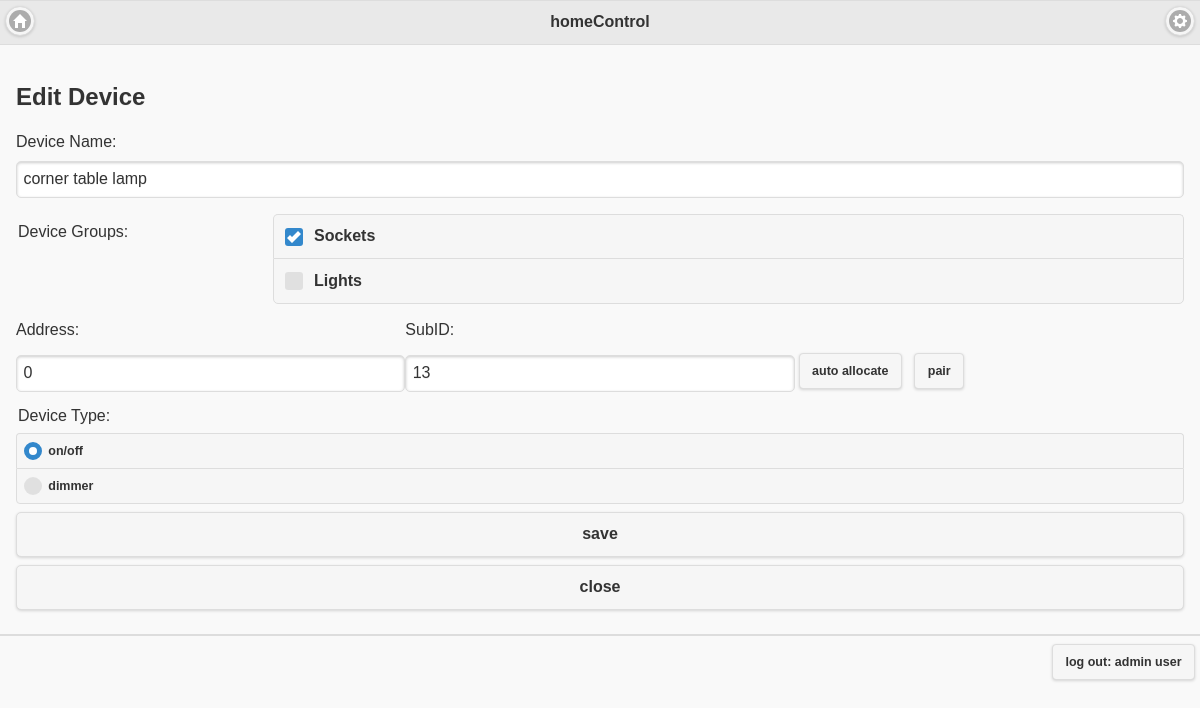
Page /edit/device/1 (signed in) on the earlier database version.
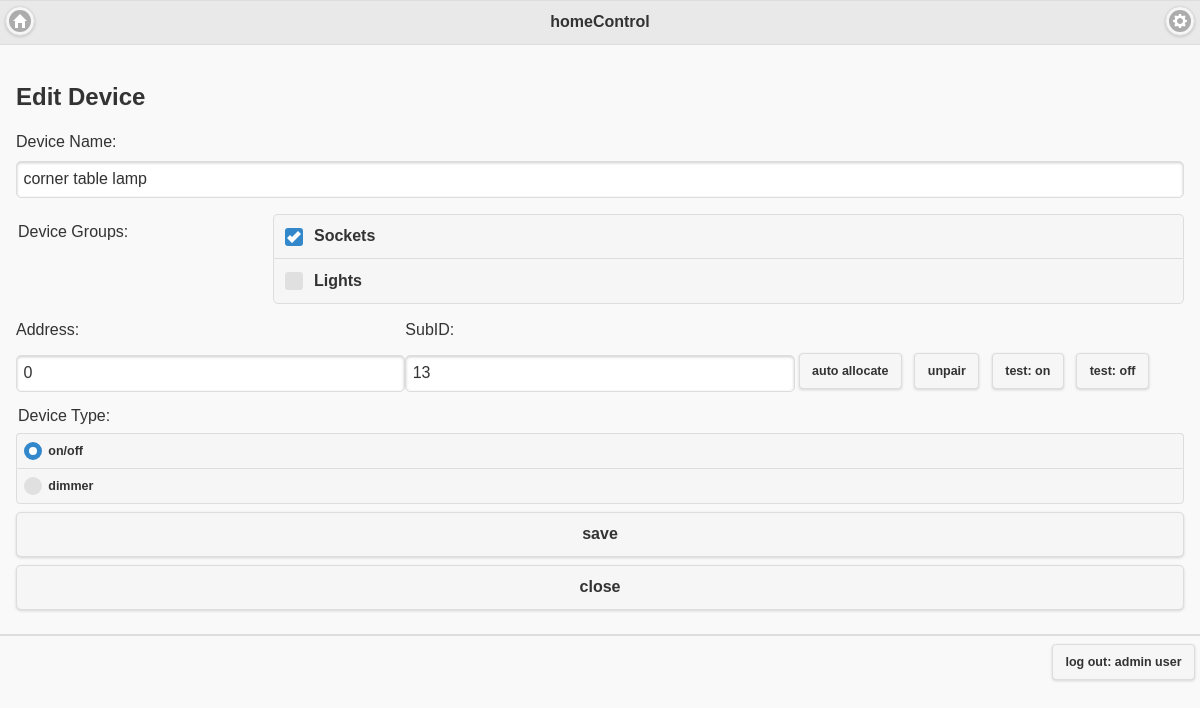
Same page on the later database version.
### tables this page shows
CREATE TABLE devices (
    device_id integer primary key autoincrement,
    devicename text not null,
    deviceaddress integer not null,
    devicesubid int not null,
    paired int not null,
    devicetype text not null
);

CREATE TABLE devicegroups (
    devicegroup_id integer primary key autoincrement,
    devicegroupname text not null
);

CREATE TABLE users (
    user_id integer primary key autoincrement,
    user_name text not null,
    password text not null,
    first_name text not null,
    last_name text not null,
    user_group_id integer
);

### homecontrol.py (the view)
@app.route('/edit/<item>/<id>')
def edit(item, id):
    if isloggedin() == True:
        db = get_db()
        uf = userfactory.Userfactory()
        user = uf.getuser(db, session['currentuserid'])
        item = item.lower()
        if item == 'room':
            rgf = roomgroupfactory.Roomgroupfactory()
            roomgroups = rgf.getroomgroups(db)
            rf = roomfactory.RoomFactory()
            room = rf.get_room(db, id)
            df = devicefactory.DeviceFactory()
            available_devices = df.get_available_devices(db, room)
            return render_template('addeditroom.html', user=user, roomgroups=roomgroups, room=room,
                                   available_devices=available_devices)
        elif item == 'roomgroup':
            pass
        elif item == 'device':
            dgf = devicegroupfactory.DeviceGroupFactory()
            devicegroups = dgf.get_devicegroups(db)
            df = devicefactory.DeviceFactory()
            device = df.get_device(db, id)
            return render_template('addeditdevice.html', user=user, devicegroups=devicegroups, device=device)
        elif item == 'user':
            edituser = uf.getuser(db, id)
            return render_template('addedituser.html', user=user, edituser=edituser)
    else:
        error = 'Not authorised'
        return render_template('home.html', error=error)

### device.py (called while the page is built)
    def is_member_of_devicegroup(self, devicegroupid):
        r = False
        for devicegroup in self.devicegroups:
            if devicegroupid == devicegroup.devicegroupid:
                r = True
                break
        return r

### devicegroupfactory.py (called while the page is built)
    def get_devicegroups(self, db):
        cur = db.execute('select * from devicegroups')
        devicegroups = cur.fetchall()
        l = []
        for row in devicegroups:
            dg = self.get_devicegroup(db, row['devicegroup_id'])
            l.append(dg)
        return l

    def get_devicegroup(self, db, devicegroup_id):
        cur = db.execute('select * from devicegroups where devicegroup_id = ?', [devicegroup_id])
        devicegroups = cur.fetchall()
        dg = devicegroups[0]
        return self.__get_dg(db, devicegroup_id, dg['devicegroupname'])

    def __get_dg(self, db, devicegroup_id, devicegroup_name):
        cur = db.execute('select * from device_devicegroup where device_devicegroup.devicegroup_id = ?',
                         [devicegroup_id])
        rows = cur.fetchall()
        df = devicefactory.DeviceFactory()
        devices = []
        for row in rows:
            device = df.get_device(db, row['device_id'])
            devices.append(device)
        dg = devicegroup.DeviceGroup(devicegroup_id, devicegroup_name, devices)
        return dg

### homecontrol.py (called while the page is built)
def connect_db():
    rv = sqlite3.connect(app.config['DATABASE'])
    rv.row_factory = sqlite3.Row
    return rv

def get_db():
    if not hasattr(g, 'sqlite_db'):
        g.sqlite_db = connect_db()
    return g.sqlite_db

@app.context_processor
def utility_processor():
    def jqm_url(method):
        return getjqm_url(method)
    return dict(jqm_url=jqm_url)

def getjqm_url(method):
    r = url_for(method)
    r = r + '?l=' + str(random.random())
    return r

def isloggedin():
    lin = None
    if 'currentuserid' in session:
        lin = True
    else:
        lin = False
    return lin

### userfactory.py (called while the page is built)
    def getuser(self, db, userid):
        cur = db.execute('select user_id, user_name, password, first_name, last_name, user_group_id from users where user_id = ?',[userid])
        usrs = cur.fetchall()
        usr = usrs[0]
        return user.User( usr['user_id'], usr['user_name'],usr['password'], usr['first_name'], usr['last_name'],usr['user_group_id'] )

### templates/addeditdevice.html (shortened to what this page needs)
{% extends "layout.html" %}
{% block body %}
{% if device is none %}
<h2>Add Device</h2>
{% else %}
<h2>Edit Device</h2>
{% endif %}
<form action="{{ url_for('save' , item='device' )}}" method=post>
    <label for="name">Device Name:</label>
    <input type="text" name="name" id="name" value="{{ device.name }}">
    <div class="ui-field-contain">
        <fieldset data-role="controlgroup">
            <legend>Device Groups:</legend>
            {% for devicegroup in devicegroups %}
            <label for="checkbox_{{ devicegroup.devicegroupid }}">{{ devicegroup.name }}</label>
            {% else %}
            <li><em>Unbelievable. No device groups found so far</em>
                {% endfor %}
        </fieldset>
    </div>
    <div class="ui-grid-b">
        <div class="ui-block-a">
            <label for="address">Address:</label></div>
        <div class="ui-block-b"><label for="subid">SubID:</label></div>
        <div class="ui-block-c"></div>
        <div class="ui-block-a">
            <input data-clear-btn="false" name="address" id="address" value="{{ device.address }}" type="number">
        </div>
        <div class="ui-block-b">
            <input data-clear-btn="false" name="subid" id="subid" value="{{ device.subid }}" type="number">
        </div>
        <div class="ui-block-c">
            <a href="javascript: autoAllocate ()" data-role="button" data-inline="true" data-mini="true">auto
                allocate</a>
            {% if device.paired %}
            <a href="Javascript: ajaxAction ('unpair', {{device.deviceid}})" id="unpair" data-role="button"
               data-inline="true" data-mini="true">unpair</a>
            <a href="Javascript: ajaxAction ('on', {{device.deviceid}})" id="teston" data-role="button"
               data-inline="true" data-mini="true">test: on</a>
            <a href="Javascript: ajaxAction ('off', {{device.deviceid}})" id="testoff" data-role="button"
               data-inline="true" data-mini="true">test: off</a>
            {% else %}
            {% if not device is none %}
            <a href="Javascript: ajaxAction ('pair', {{device.deviceid}})" id="pair" data-role="button"
               data-inline="true" data-mini="true">pair</a>
            {% endif %}
            {% endif %}
        </div>
    </div>
    <fieldset data-role="controlgroup" data-mini="true">
        <legend>Device Type:</legend>
        <label for="on_off">on/off</label>
        <label for="dimmer">dimmer</label>
    </fieldset>
    <button type="submit" name="save" value="save">save</button>
    <button type="cancel" name="cancel">close</button>
</form>
{% endblock %}

### templates/layout.html (shortened to what this page needs)
<!doctype html>
<link rel=stylesheet type=text/css href="{{ url_for('static', filename='jquery.mobile-1.4.2.css') }}">
<link rel=stylesheet type=text/css href="{{ url_for('static', filename='style.css') }}">
<div id="homepage" class="page" data-role="page" data-url="{{ request.path }}" data-cache="never">
    <div data-role="header">
        <h1>homeControl</h1>
        {% if session.logged_in %}
        <a href="{{ jqm_url('show_home') }}" id='showHome' class="ui-btn-left" data-icon="home"
           data-iconpos="notext">home</a>
        <a href="#settingsMenu" id='showSettings' class="ui-btn-right" data-icon="gear"
           data-iconpos="notext">settings</a>
        {% endif %}
    </div>
    <div class="ui-content">
        {% block body %}{% endblock %}
    </div>
    <div data-role="footer">
        {% if not session.logged_in %}
        <a class="ui-btn-right" href="{{ jqm_url('login') }}">log in</a>
        {% else %}
        <a class="ui-btn-right" href="{{ jqm_url('logout') }}">
            log out: {% if session.logged_in %}
            {{ user.first }}&nbsp;{{ user.last }}
            {% endif %}
        </a>
        {% endif %}
    </div>
</div>

Differences in the rows shown:
changed devices "corner table lamp": paired 0 → 1 (drawn)
Other differences:
text no longer shown: "pair"
text now shown: "unpair test: on test: off"
